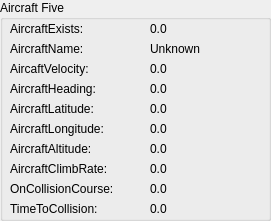
     <widget class="QGroupBox" name="groupBox_70">
      <property name="geometry">
       <rect>
        <x>550</x>
        <y>0</y>
        <width>271</width>
        <height>221</height>
       </rect>
      </property>
      <property name="title">
       <string>Aircraft Five</string>
      </property>
      <widget class="QLabel" name="label_539">
       <property name="geometry">
        <rect>
         <x>10</x>
         <y>40</y>
         <width>111</width>
         <height>17</height>
        </rect>
       </property>
       <property name="text">
        <string>AircraftName:</string>
       </property>
      </widget>
      <widget class="QLabel" name="label_540">
       <property name="geometry">
        <rect>
         <x>10</x>
         <y>60</y>
         <width>111</width>
         <height>17</height>
        </rect>
       </property>
       <property name="text">
        <string>AircaftVelocity:</string>
       </property>
      </widget>
      <widget class="QLabel" name="label_541">
       <property name="geometry">
        <rect>
         <x>10</x>
         <y>80</y>
         <width>111</width>
         <height>17</height>
        </rect>
       </property>
       <property name="text">
        <string>AircraftHeading:</string>
       </property>
      </widget>
      <widget class="QLabel" name="label_542">
       <property name="geometry">
        <rect>
         <x>10</x>
         <y>100</y>
         <width>111</width>
         <height>17</height>
        </rect>
       </property>
       <property name="text">
        <string>AircraftLatitude:</string>
       </property>
      </widget>
      <widget class="QLabel" name="label_543">
       <property name="geometry">
        <rect>
         <x>10</x>
         <y>120</y>
         <width>121</width>
         <height>17</height>
        </rect>
       </property>
       <property name="text">
        <string>AircraftLongitude:</string>
       </property>
      </widget>
      <widget class="QLabel" name="label_544">
       <property name="geometry">
        <rect>
         <x>10</x>
         <y>140</y>
         <width>121</width>
         <height>17</height>
        </rect>
       </property>
       <property name="text">
        <string>AircraftAltitude:</string>
       </property>
      </widget>
      <widget class="QLabel" name="label_545">
       <property name="geometry">
        <rect>
         <x>10</x>
         <y>20</y>
         <width>111</width>
         <height>17</height>
        </rect>
       </property>
       <property name="text">
        <string>AircraftExists:</string>
       </property>
      </widget>
      <widget class="QLabel" name="Aircraft5Longitude">
       <property name="geometry">
        <rect>
         <x>150</x>
         <y>120</y>
         <width>121</width>
         <height>17</height>
        </rect>
       </property>
       <property name="text">
        <string>0.0</string>
       </property>
      </widget>
      <widget class="QLabel" name="Aircraft5Altitude">
       <property name="geometry">
        <rect>
         <x>150</x>
         <y>140</y>
         <width>121</width>
         <height>17</height>
        </rect>
       </property>
       <property name="text">
        <string>0.0</string>
       </property>
      </widget>
      <widget class="QLabel" name="Aircraft5Latitude">
       <property name="geometry">
        <rect>
         <x>150</x>
         <y>100</y>
         <width>121</width>
         <height>17</height>
        </rect>
       </property>
       <property name="text">
        <string>0.0</string>
       </property>
      </widget>
      <widget class="QLabel" name="Aircraft5Heading">
       <property name="geometry">
        <rect>
         <x>150</x>
         <y>80</y>
         <width>121</width>
         <height>17</height>
        </rect>
       </property>
       <property name="text">
        <string>0.0</string>
       </property>
      </widget>
      <widget class="QLabel" name="Aircraft5Velocity">
       <property name="geometry">
        <rect>
         <x>150</x>
         <y>60</y>
         <width>121</width>
         <height>17</height>
        </rect>
       </property>
       <property name="text">
        <string>0.0</string>
       </property>
      </widget>
      <widget class="QLabel" name="Aircraft5Name">
       <property name="geometry">
        <rect>
         <x>150</x>
         <y>40</y>
         <width>121</width>
         <height>17</height>
        </rect>
       </property>
       <property name="text">
        <string>Unknown</string>
       </property>
      </widget>
      <widget class="QLabel" name="Aircraft5Exists">
       <property name="geometry">
        <rect>
         <x>150</x>
         <y>20</y>
         <width>121</width>
         <height>17</height>
        </rect>
       </property>
       <property name="text">
        <string>0.0</string>
       </property>
      </widget>
      <widget class="QLabel" name="label_546">
       <property name="geometry">
        <rect>
         <x>10</x>
         <y>160</y>
         <width>131</width>
         <height>17</height>
        </rect>
       </property>
       <property name="text">
        <string>AircraftClimbRate:</string>
       </property>
      </widget>
      <widget class="QLabel" name="Aircraft5TimeToCollision">
       <property name="geometry">
        <rect>
         <x>150</x>
         <y>200</y>
         <width>121</width>
         <height>17</height>
        </rect>
       </property>
       <property name="text">
        <string>0.0</string>
       </property>
      </widget>
      <widget class="QLabel" name="Aircraft5OnCollisionCourse">
       <property name="geometry">
        <rect>
         <x>150</x>
         <y>180</y>
         <width>121</width>
         <height>17</height>
        </rect>
       </property>
       <property name="text">
        <string>0.0</string>
       </property>
      </widget>
      <widget class="QLabel" name="label_547">
       <property name="geometry">
        <rect>
         <x>10</x>
         <y>180</y>
         <width>131</width>
         <height>17</height>
        </rect>
       </property>
       <property name="text">
        <string>OnCollisionCourse:</string>
       </property>
      </widget>
      <widget class="QLabel" name="label_548">
       <property name="geometry">
        <rect>
         <x>10</x>
         <y>200</y>
         <width>121</width>
         <height>17</height>
        </rect>
       </property>
       <property name="text">
        <string>TimeToCollision:</string>
       </property>
      </widget>
      <widget class="QLabel" name="Aircraft5ClimbRate">
       <property name="geometry">
        <rect>
         <x>150</x>
         <y>160</y>
         <width>121</width>
         <height>17</height>
        </rect>
       </property>
       <property name="text">
        <string>0.0</string>
       </property>
      </widget>
     </widget>
